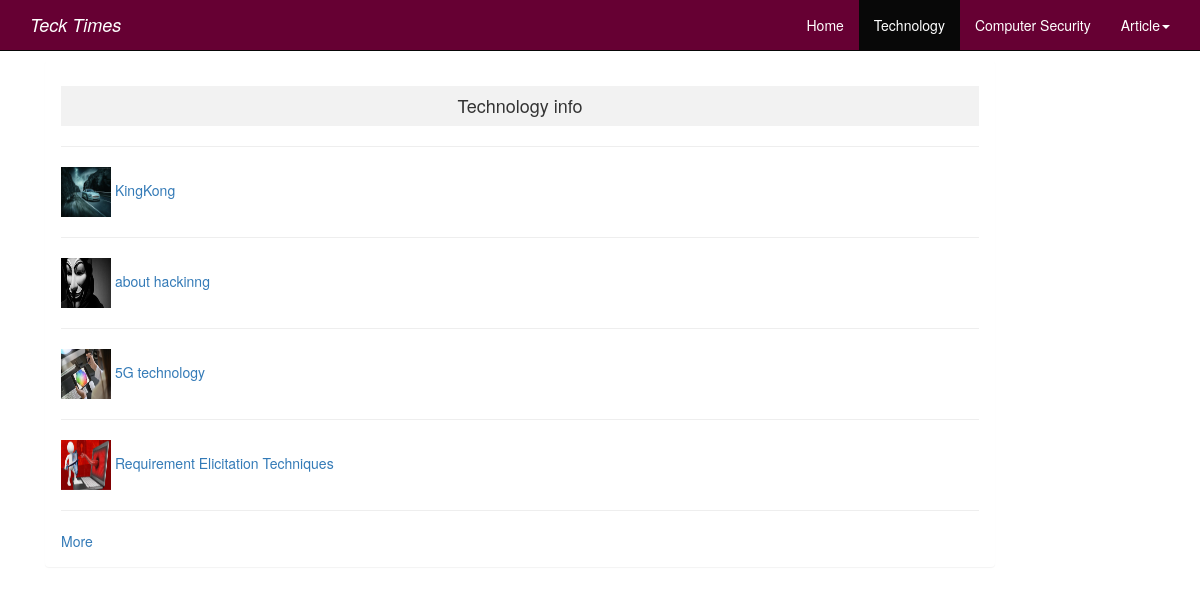
Before: /tech_news/ with the older database file.
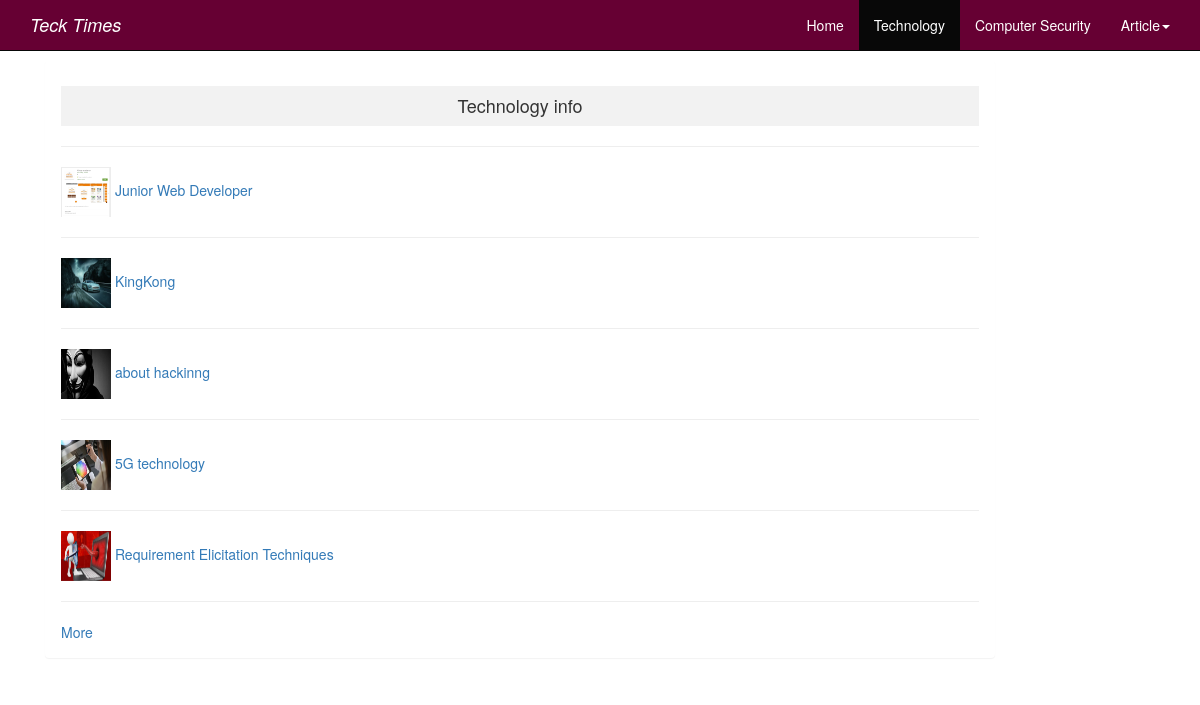
After: the same page with the newer database file.
### blogone/models.py (models this page shows, shortened)
class Post(models.Model):
    author = models.ForeignKey(User, on_delete=models.CASCADE)
    title = models.CharField(max_length=200)
    content = RichTextField(blank=True,null=True)
    date_created = models.DateTimeField(auto_now_add=True)
    date_updated = models.DateTimeField(auto_now=True)
    post_image = models.ImageField(null=True, blank=True)
    blog_views = models.TextField(default=0)
    category=models.CharField(max_length=200,choices=(('Technology', 'Technology'),
                                                      ('Computer_Security', 'Computer_Security'),
                                                      ('Tips_and_Trick', 'Tips_and_Trick')))

### blogone/views.py (the view)
# urls.py: path('tech_news/',views.technews,name='tech_news'),
def technews(request):
    tech_news=Post.objects.filter(category='Technology').order_by('-date_created')
    tech_no=tech_news.count()
    context={'tech_news':tech_news,
             'tech_no':tech_no}
    return render(request,'blogone/tecknology_news.html',context)

### blogone/templates/blogone/tecknology_news.html
{% extends 'blogone/base.html' %}
{% load static %}
{% block content %}
<div class="container">
     <div class="panel panel-body col-md-10" style="margin-top:60px;">
   <div class="">
        <center ><h4 style="padding:10;background: #f2f2f2">Technology info</h4></center><hr>
       {% if tech_news %}
          {% for tech in tech_news %}
                    <img src="{{tech.post_image.url}}" style="width:50px;height:50px;">
                     <a href="{% url 'post_detail' tech.id %}">{{tech.title}}</a><hr>
          {% endfor %}
        <a href="">More</a>
       {% else %}
       <p><i>No Posts available right now</i></p>
       {% endif %}
     </div>
</div>
    </div>
{% endblock content %}

### blogone/templates/blogone/base.html (shortened to what this page needs)
<html>
    <head>
              {% load static %}
        <link rel="stylesheet" href="{% static 'css3/css/bootstrap.css' %}"/>
        <link rel="stylesheet" type="text/css" href="{% static 'style.css' %}">
    </head>
        <body>
      <div class="container">
        {% include 'blogone/navbar.html' %}
             {% block content %}
            {% endblock content  %}
       </div>
        </body>
</html>

### blogone/templates/blogone/navbar.html (shortened to what this page needs)
{% load static %}
<nav class="navbar navbar-inverse  navbar-fixed-top" style="background:#660033">
      <div class="container">
        <div class="navbar-header">
                 <a class="navbar-brand" href="{% url 'home' %}" style="color:#fff"><i>Teck Times </i></a>
        </div>
        <div class="navbar-collapse collapse" id="navbar" >
          <div class="topmenu">
            <ul class="nav navbar-nav navbar-right" >
            <li><a href="{% url 'home' %}" style="color:#fff">Home</a></li>
            <li><a href="{% url 'tech_news' %}" style="color:#fff">Technology</a></li>
            <li><a href="{% url 'comsec_news' %}" style="color:#fff">Computer Security</a></li>
            <li class="dropdown" >
              <a style="color:#fff" class="dropdown-toggle" role="button" aria-expanded="false" aria-haspopup="true" href="#" data-toggle="dropdown">Article<span class="caret"></span></a>
          </div>
        </div>
      </div>
    </nav>

### blogone/static/style.css (style rules this page uses)
.topmenu ul li.active a, { text-decoration:none; color:#fff; background-color: black; }

Changed rows visible on the page:
added Post: post_image (picture), title "Junior Web Developer"
